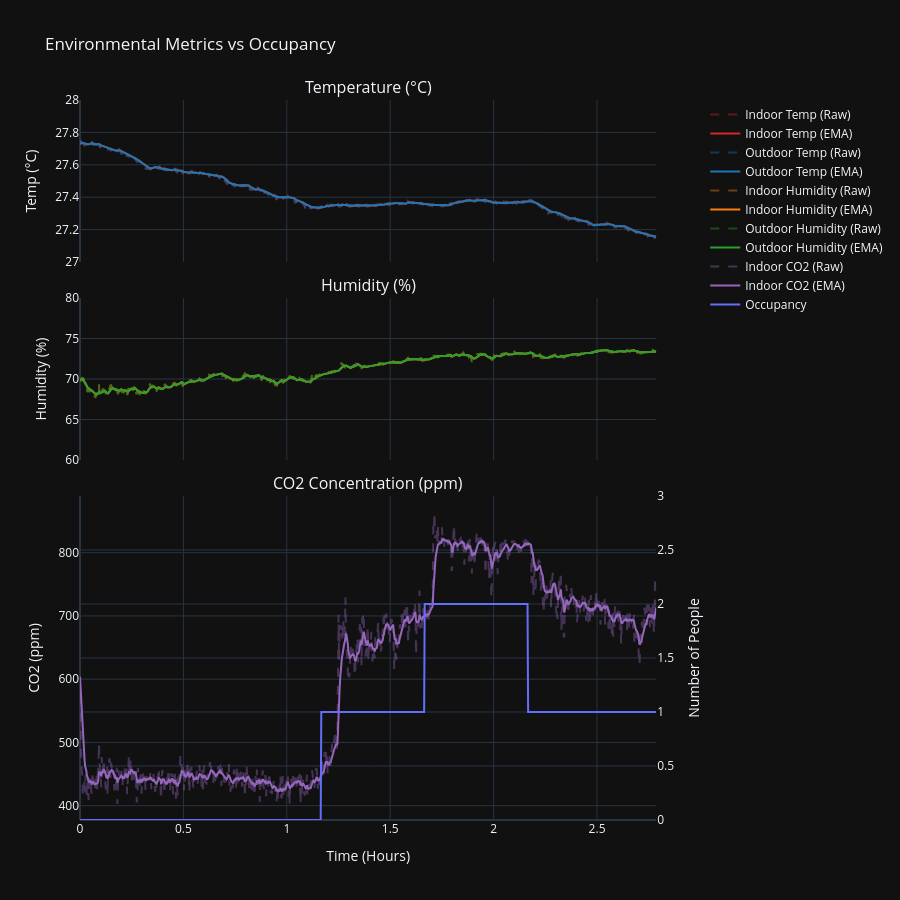

This figure's notebook cell:
### Code cell
import plotly.graph_objects as go
from plotly.subplots import make_subplots
import pandas as pd

# --- Configuration ---
ema_span = 10 # Adjust this value to change the smoothness of the moving average

# --- Convert Index to Time ---
# Calculate time in hours (10 seconds per row / 3600 seconds per hour)
df['time_hours'] = df.index * (10 / 3600)
x_data = df['time_hours'] 

# 1. Create a figure with 3 rows, sharing the x-axis, and enable secondary y-axes
fig = make_subplots(
    rows=3, cols=1,
    shared_xaxes=True,
    vertical_spacing=0.05,
    row_heights=[0.25, 0.25, 0.5], # <-- ADJUSTED: Temp and Humidity take less vertical space
    subplot_titles=("Temperature (°C)", "Humidity (%)", "CO2 Concentration (ppm)"),
    specs=[
        [{"secondary_y": True}],
        [{"secondary_y": True}],
        [{"secondary_y": True}]
    ]
)

# --- Subplot 1: Temperature ---
# Indoor
fig.add_trace(go.Scatter(x=x_data, y=df['indoor_t'], name="Indoor Temp (Raw)", line=dict(dash='dash', color='rgba(214, 39, 40, 0.4)')), row=1, col=1)
fig.add_trace(go.Scatter(x=x_data, y=df['indoor_t'].ewm(span=ema_span, adjust=False).mean(), name="Indoor Temp (EMA)", line=dict(color='rgba(214, 39, 40, 1)')), row=1, col=1)

# Outdoor
fig.add_trace(go.Scatter(x=x_data, y=df['outdoor_t'], name="Outdoor Temp (Raw)", line=dict(dash='dash', color='rgba(31, 119, 180, 0.4)')), row=1, col=1)
fig.add_trace(go.Scatter(x=x_data, y=df['outdoor_t'].ewm(span=ema_span, adjust=False).mean(), name="Outdoor Temp (EMA)", line=dict(color='rgba(31, 119, 180, 1)')), row=1, col=1)

# --- Subplot 2: Humidity ---
# Indoor
fig.add_trace(go.Scatter(x=x_data, y=df['indoor_h'], name="Indoor Humidity (Raw)", line=dict(dash='dash', color='rgba(255, 127, 14, 0.4)')), row=2, col=1)
fig.add_trace(go.Scatter(x=x_data, y=df['indoor_h'].ewm(span=ema_span, adjust=False).mean(), name="Indoor Humidity (EMA)", line=dict(color='rgba(255, 127, 14, 1)')), row=2, col=1)

# Outdoor
fig.add_trace(go.Scatter(x=x_data, y=df['outdoor_h'], name="Outdoor Humidity (Raw)", line=dict(dash='dash', color='rgba(44, 160, 44, 0.4)')), row=2, col=1)
fig.add_trace(go.Scatter(x=x_data, y=df['outdoor_h'].ewm(span=ema_span, adjust=False).mean(), name="Outdoor Humidity (EMA)", line=dict(color='rgba(44, 160, 44, 1)')), row=2, col=1)

# --- Subplot 3: CO2 & Occupancy ---
# Indoor CO2
fig.add_trace(go.Scatter(x=x_data, y=df['indoor_c'], name="Indoor CO2 (Raw)", line=dict(dash='dash', color='rgba(148, 103, 189, 0.4)')), row=3, col=1)
fig.add_trace(go.Scatter(x=x_data, y=df['indoor_c'].ewm(span=ema_span, adjust=False).mean(), name="Indoor CO2 (EMA)", line=dict(color='rgba(148, 103, 189, 1)')), row=3, col=1)

# Occupancy 
fig.add_trace(go.Scatter(x=x_data, y=df['n_occ'], name="Occupancy"), row=3, col=1, secondary_y=True)

# 2. Update the layout for better readability
fig.update_layout(
    title_text="Environmental Metrics vs Occupancy",
    height=900, 
    hovermode="x unified"
)

# --- Set Primary Y-Axis Limits & Titles ---
# FORCED RANGES ADDED HERE
fig.update_yaxes(title_text="Temp (°C)", range=[27, 28], row=1, col=1, secondary_y=False) 
fig.update_yaxes(title_text="Humidity (%)", range=[60, 80], row=2, col=1, secondary_y=False)
fig.update_yaxes(title_text="CO2 (ppm)", row=3, col=1, secondary_y=False) # Let CO2 autoscale

# Set secondary y-axis title for occupancy
fig.update_yaxes(title_text="Number of People", row=3, col=1, secondary_y=True, range=[0, df['n_occ'].max() + 1])

# Set x-axis title 
fig.update_xaxes(title_text="Time (Hours)", row=3, col=1)

# Display the plot
fig.show()

### Figure 1 — Plotly figure (JSON) as saved in the notebook; plotly's stock layout.template omitted (floating-point values rounded to 4 significant figures; data arrays with more than 128 entries replaced by an {"elided": "..."} marker saying what was removed)
{"data": [{"line": {"color": "rgba(214, 39, 40, 0.4)", "dash": "dash"}, "name": "Indoor Temp (Raw)", "type": "scatter", "x": {"elided": "1004 float values"}, "xaxis": "x", "y": {"elided": "1004 float values"}, "yaxis": "y"}, {"line": {"color": "rgba(214, 39, 40, 1)"}, "name": "Indoor Temp (EMA)", "type": "scatter", "x": {"elided": "1004 float values"}, "xaxis": "x", "y": {"elided": "1004 float values"}, "yaxis": "y"}, {"line": {"color": "rgba(31, 119, 180, 0.4)", "dash": "dash"}, "name": "Outdoor Temp (Raw)", "type": "scatter", "x": {"elided": "1004 float values"}, "xaxis": "x", "y": {"elided": "1004 float values"}, "yaxis": "y"}, {"line": {"color": "rgba(31, 119, 180, 1)"}, "name": "Outdoor Temp (EMA)", "type": "scatter", "x": {"elided": "1004 float values"}, "xaxis": "x", "y": {"elided": "1004 float values"}, "yaxis": "y"}, {"line": {"color": "rgba(255, 127, 14, 0.4)", "dash": "dash"}, "name": "Indoor Humidity (Raw)", "type": "scatter", "x": {"elided": "1004 float values"}, "xaxis": "x2", "y": {"elided": "1004 float values"}, "yaxis": "y3"}, {"line": {"color": "rgba(255, 127, 14, 1)"}, "name": "Indoor Humidity (EMA)", "type": "scatter", "x": {"elided": "1004 float values"}, "xaxis": "x2", "y": {"elided": "1004 float values"}, "yaxis": "y3"}, {"line": {"color": "rgba(44, 160, 44, 0.4)", "dash": "dash"}, "name": "Outdoor Humidity (Raw)", "type": "scatter", "x": {"elided": "1004 float values"}, "xaxis": "x2", "y": {"elided": "1004 float values"}, "yaxis": "y3"}, {"line": {"color": "rgba(44, 160, 44, 1)"}, "name": "Outdoor Humidity (EMA)", "type": "scatter", "x": {"elided": "1004 float values"}, "xaxis": "x2", "y": {"elided": "1004 float values"}, "yaxis": "y3"}, {"line": {"color": "rgba(148, 103, 189, 0.4)", "dash": "dash"}, "name": "Indoor CO2 (Raw)", "type": "scatter", "x": {"elided": "1004 float values"}, "xaxis": "x3", "y": {"elided": "1004 int values"}, "yaxis": "y5"}, {"line": {"color": "rgba(148, 103, 189, 1)"}, "name": "Indoor CO2 (EMA)", "type": "scatter", "x": {"elided": "1004 float values"}, "xaxis": "x3", "y": {"elided": "1004 float values"}, "yaxis": "y5"}, {"name": "Occupancy", "type": "scatter", "x": {"elided": "1004 float values"}, "xaxis": "x3", "y": {"elided": "1004 int values"}, "yaxis": "y6"}], "layout": {"annotations": [{"font": {"size": 16}, "showarrow": false, "text": "Temperature (°C)", "x": 0.47, "xanchor": "center", "xref": "paper", "y": 1, "yanchor": "bottom", "yref": "paper"}, {"font": {"size": 16}, "showarrow": false, "text": "Humidity (%)", "x": 0.47, "xanchor": "center", "xref": "paper", "y": 0.725, "yanchor": "bottom", "yref": "paper"}, {"font": {"size": 16}, "showarrow": false, "text": "CO2 Concentration (ppm)", "x": 0.47, "xanchor": "center", "xref": "paper", "y": 0.45, "yanchor": "bottom", "yref": "paper"}], "height": 900, "hovermode": "x unified", "title": {"text": "Environmental Metrics vs Occupancy"}, "xaxis": {"anchor": "y", "domain": [0, 0.94], "matches": "x3", "showticklabels": false}, "xaxis2": {"anchor": "y3", "domain": [0, 0.94], "matches": "x3", "showticklabels": false}, "xaxis3": {"anchor": "y5", "domain": [0, 0.94], "title": {"text": "Time (Hours)"}}, "yaxis": {"anchor": "x", "domain": [0.775, 1], "range": [27, 28], "title": {"text": "Temp (°C)"}}, "yaxis2": {"anchor": "x", "overlaying": "y", "side": "right"}, "yaxis3": {"anchor": "x2", "domain": [0.5, 0.725], "range": [60, 80], "title": {"text": "Humidity (%)"}}, "yaxis4": {"anchor": "x2", "overlaying": "y3", "side": "right"}, "yaxis5": {"anchor": "x3", "domain": [0, 0.45], "title": {"text": "CO2 (ppm)"}}, "yaxis6": {"anchor": "x3", "overlaying": "y5", "range": [0, 3], "side": "right", "title": {"text": "Number of People"}}}}
